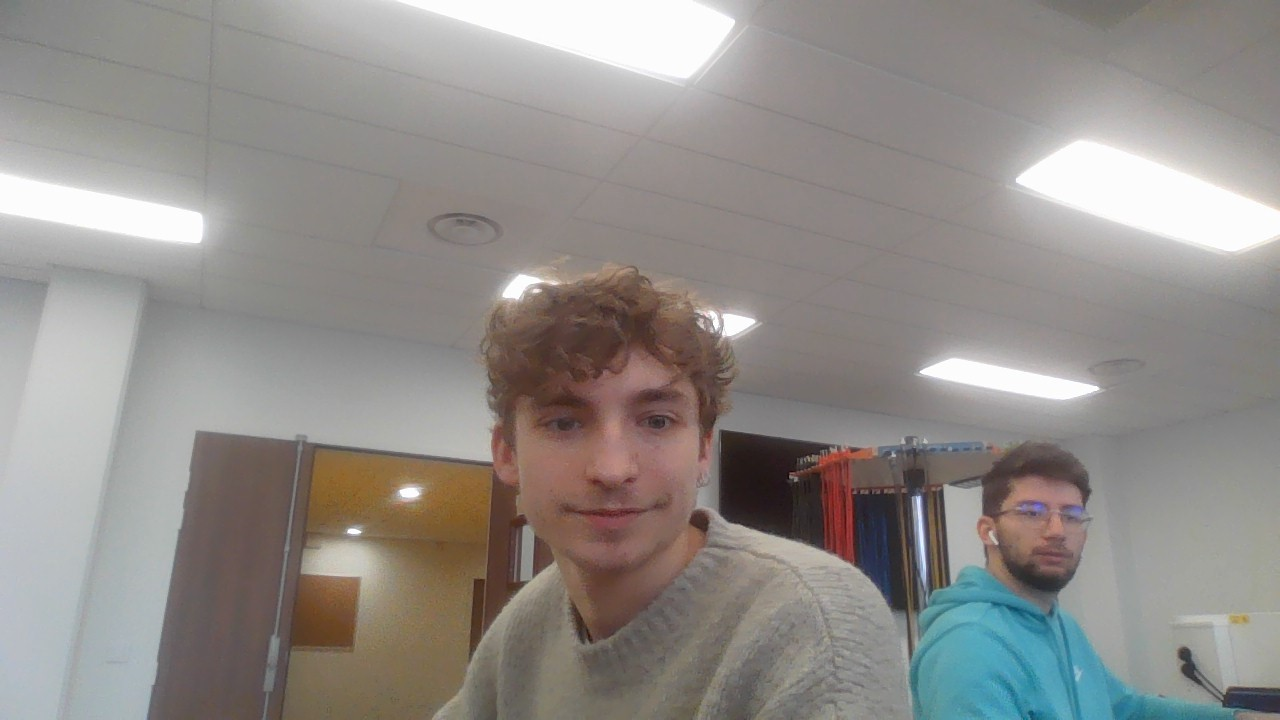
#> input picture Reconnaissance_faciale/image.jpg, 1280 x 720 px, given in place of the camera
$ python reco_fasc.py
#> lines starting #> are read from the running program, lines starting #| are printed output that depends on the picture; after the words box and inside, x2 and y2 are one past the last pixel; in counts of white or black regions, pixels touching at a corner belong together
import cv2

def detectAndDisplay(frame):
    faceCascade = cv2.CascadeClassifier('haarcascade_frontalface_default.xml') # Chargement du classifieur de visages
    frame_gray = cv2.cvtColor(frame, cv2.COLOR_BGR2GRAY) # Conversion en niveaux de gris
    frame_gray = cv2.equalizeHist(frame_gray) # Histogramme égalisé
    #-- Detect faces
    faces = faceCascade.detectMultiScale(frame_gray) # Détection des visages
    for (x,y,w,h) in faces:
        center = (x + w//2, y + h//2) # Centre du rectangle
        frame = cv2.ellipse(frame, center, (w//2, h//2), 0, 0, 360, (255, 0, 255), 4) # Dessin du rectangle
        faceROI = frame_gray[y:y+h,x:x+w]
        #-- In each face, detect eyes
        eyes = faceCascade.detectMultiScale(faceROI) # Détection des yeux
        for (x2,y2,w2,h2) in eyes:
            eye_center = (x + x2 + w2//2, y + y2 + h2//2) # Centre du cercle
            radius = int(round((w2 + h2)*0.25)) # Rayon du cercle
            frame = cv2.circle(frame, eye_center, radiusY, (255, 0, 0 ), 4) # Dessin du cercle
    cv2.imshow('Capture - Face detection', frame) # Affichage de l'image de la webcam

cap = cv2.VideoCapture(0) # Ouverture de la webcam
while True:
    valeurRetour, imageWebcam = cap.read() # Lecture de l'image de la webcam
#> imageWebcam is the input picture: shape (720, 1280, 3); mean B, G, R 137.6, 141.2, 145.5
    cv2.flip(imageWebcam, 1, imageWebcam) # Miroir de l'image
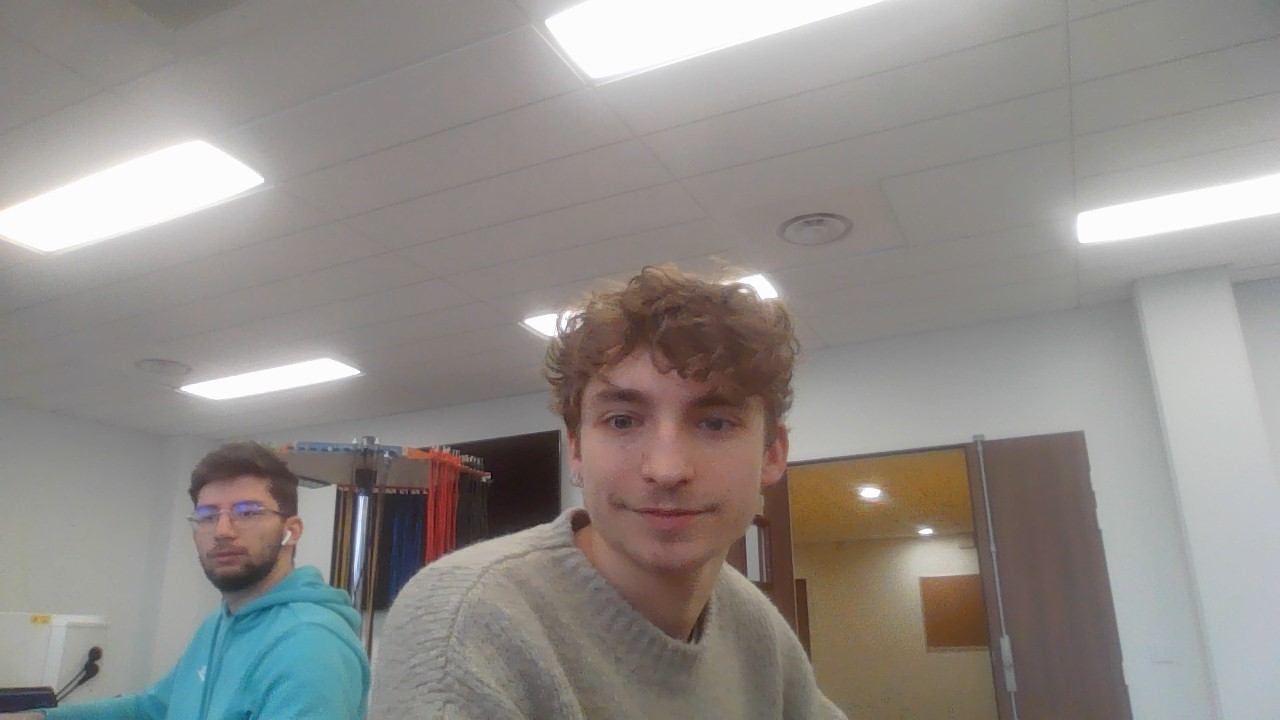
#> imageWebcam: shape (720, 1280, 3); mean B, G, R 137.6, 141.2, 145.5
    detectAndDisplay(imageWebcam)
#> in detectAndDisplay, `frame_gray = cv2.cvtColor(frame, cv2.COLOR_BGR2GRAY)`:
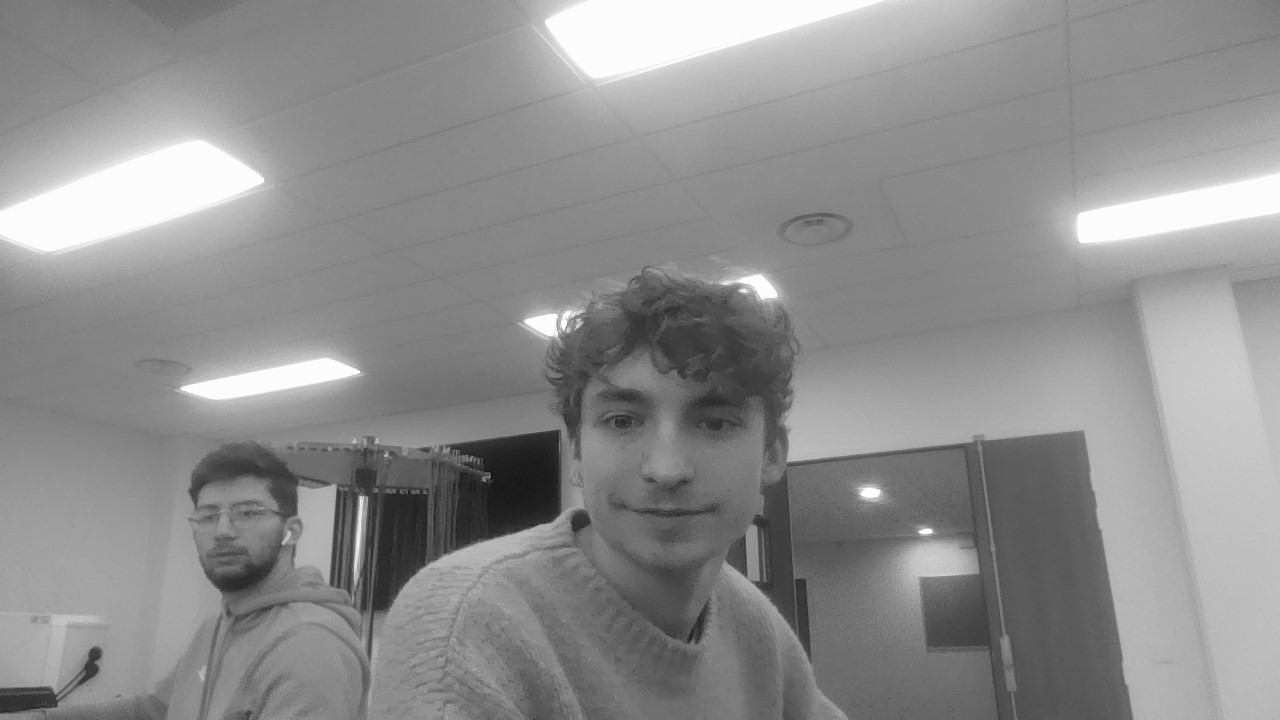
#> frame_gray: shape (720, 1280); min 9, max 255, mean 142.1
#> in detectAndDisplay, `frame_gray = cv2.equalizeHist(frame_gray)`:
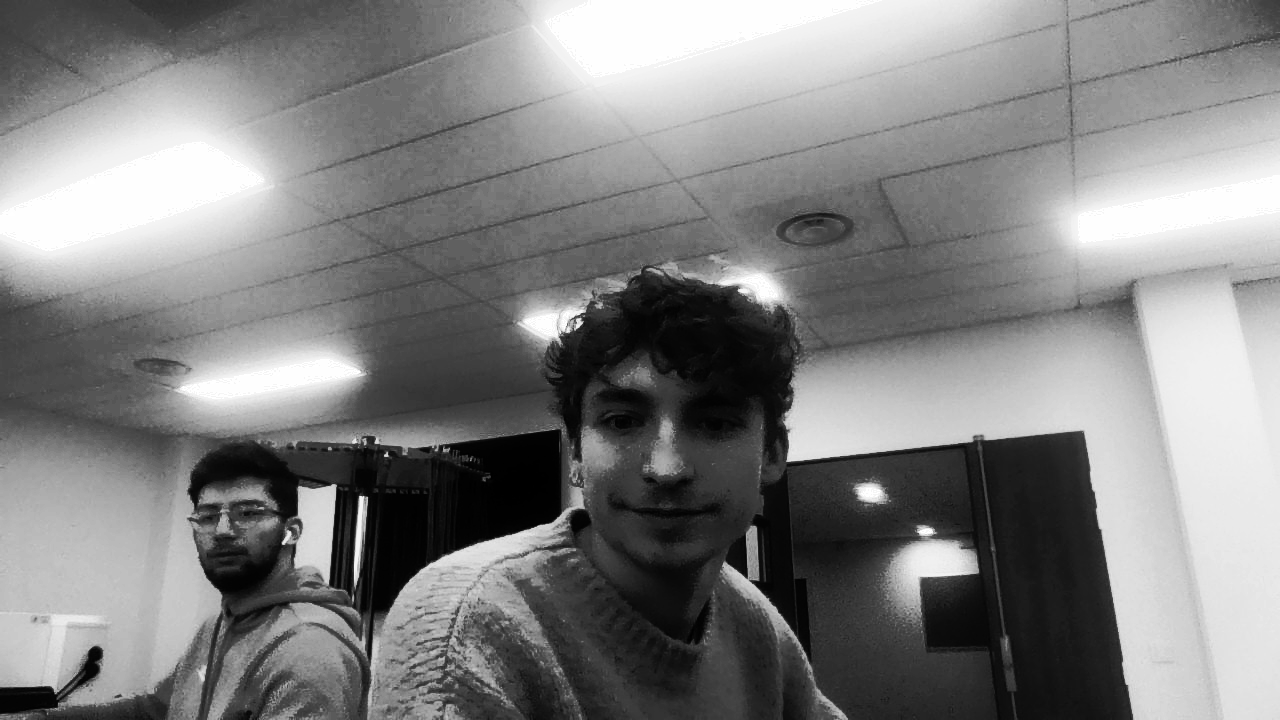
#> frame_gray: shape (720, 1280); min 0, max 255, mean 128.9
#> in detectAndDisplay, `faces = faceCascade.detectMultiScale(frame_gray)`: faces = [[177, 475, 101, 101], [218, 474, 100, 100], [536, 319, 257, 257]]
#> the loop in detectAndDisplay, `for (x,y,w,h) in faces:` made 1 pass
#> (x, y, w, h, center, eyes) on pass 1: (177, 475, 101, 101, (227, 525), [[5, 8, 87, 87]])
#> pass 1, in detectAndDisplay, `frame = cv2.ellipse(frame, center, (w//2, h//2), 0, 0, 360, (255, 0, 2..`:
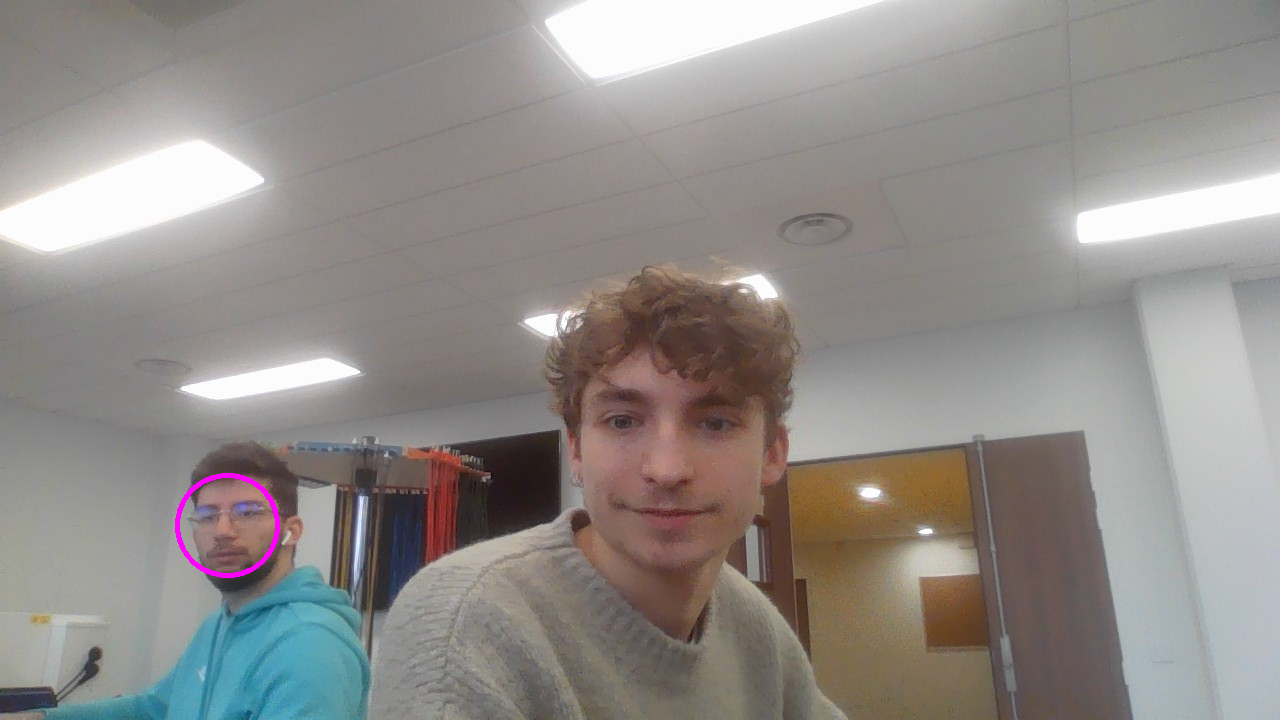
#> frame: shape (720, 1280, 3); 0.17% of pixels changed, all inside (x1, y1, x2, y2) = (175, 473, 280, 578)
#> pass 1, in detectAndDisplay, `faceROI = frame_gray[y:y+h,x:x+w]`:
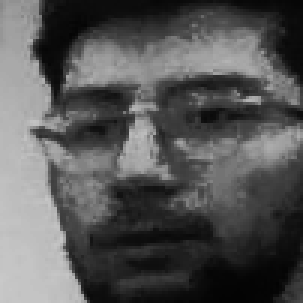
#> faceROI: shape (101, 101) (shown 3 times larger); min 2, max 201, mean 86.2
#> (the run stopped early here; a loop or call above may not have finished)
